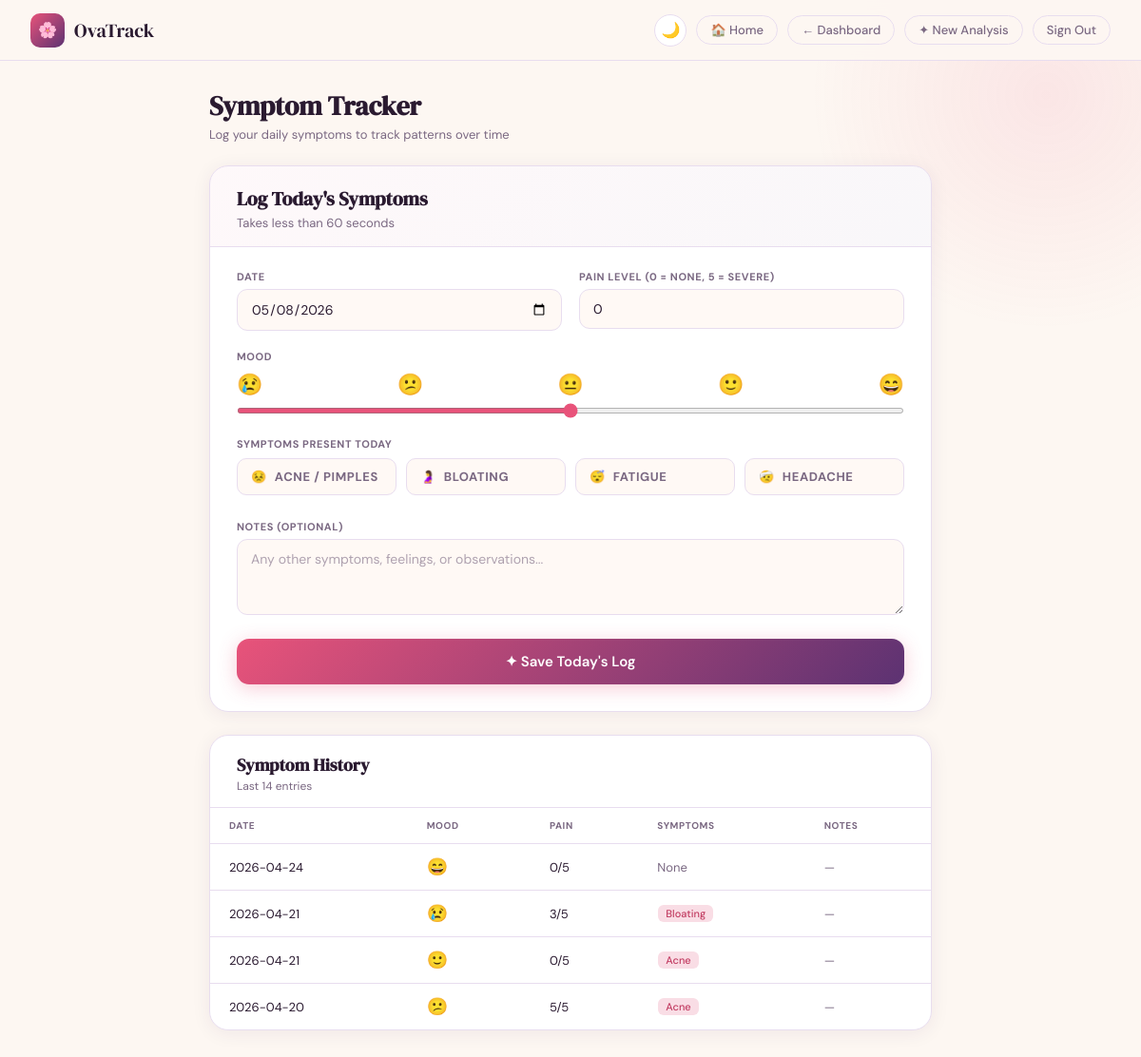
/symptoms (signed in), run on the app's committed database.
### tables this page shows
CREATE TABLE symptoms (
            id         INTEGER PRIMARY KEY AUTOINCREMENT,
            user_id    INTEGER NOT NULL,
            log_date   TEXT NOT NULL,
            mood       INTEGER,
            pain_level INTEGER,
            acne       INTEGER DEFAULT 0,
            bloating   INTEGER DEFAULT 0,
            fatigue    INTEGER DEFAULT 0,
            headache   INTEGER DEFAULT 0,
            notes      TEXT,
            created    TEXT DEFAULT (datetime('now'))
        );

### app.py (the view, shortened to what this page needs)
@app.route('/symptoms', methods=['GET','POST'])
@login_required
def symptoms():
    uid     = session['user_id']
    message = None
    with get_db() as db:
        logs = db.execute(
            "SELECT * FROM symptoms WHERE user_id=? ORDER BY log_date DESC LIMIT 14",(uid,)
        ).fetchall()
    return render_template('symptoms.html', logs=logs, message=message,
                           today=datetime.today().strftime('%Y-%m-%d'),
                           user_name=session.get('user_name',''))

### app.py (called while the page is built)
def get_db():
    conn = sqlite3.connect(DB)
    conn.row_factory = sqlite3.Row
    return conn

def login_required(f):
    @wraps(f)
    def decorated(*args, **kwargs):
        if not session.get('user_id'):
            return redirect(url_for('login'))
        return f(*args, **kwargs)
    return decorated

### templates/symptoms.html (shortened to what this page needs)
<!DOCTYPE html>
<html lang="en">
<head>
</head>
<body>
<header>
  <div class="logo">
    <div class="logo-icon">🌸</div>
    <div class="logo-text">OvaTrack</div>
  </div>
  <div class="nav-right">
    <button class="theme-btn" onclick="toggleTheme()" id="theme-btn">🌙</button>
    <a href="/go-home" class="nav-link">
      <span class="lang-en">🏠 Home</span><span class="lang-hi">🏠 होम</span>
    </a>
    <a href="/dashboard" class="nav-link">
      <span class="lang-en">← Dashboard</span><span class="lang-hi">← डैशबोर्ड</span>
    </a>
    <a href="/app" class="nav-link">
      <span class="lang-en">✦ New Analysis</span><span class="lang-hi">✦ नया विश्लेषण</span>
    </a>
    <a href="/signout" class="nav-link">
      <span class="lang-en">Sign Out</span><span class="lang-hi">साइन आउट</span>
    </a>
  </div>
</header>
<div class="page">
  <div class="page-title">
    <h1>
      <span class="lang-en">Symptom Tracker</span>
    </h1>
    <p>
      <span class="lang-en">Log your daily symptoms to track patterns over time</span>
    </p>
  </div>
  <div class="log-card">
    <div class="log-card-hdr">
      <h2>
        <span class="lang-en">Log Today's Symptoms</span>
      </h2>
      <p>
        <span class="lang-en">Takes less than 60 seconds</span>
      </p>
    </div>
    <div class="log-body">
      <form method="POST">
        <div class="form-row">
          <div>
            <label>
              <span class="lang-en">DATE</span>
            </label>
            <input type="date" name="log_date" value="{{ today }}" required>
          </div>
          <div>
            <label>
              <span class="lang-en">PAIN LEVEL (0 = NONE, 5 = SEVERE)</span>
            </label>
            <input type="number" name="pain_level" min="0" max="5" value="0">
          </div>
        </div>
        <div class="mood-row">
          <label>
            <span class="lang-en">MOOD</span>
          </label>
          <div class="mood-track">
            <span>😢</span><span>😕</span><span>😐</span><span>🙂</span><span>😄</span>
          </div>
          <input type="range" name="mood" min="1" max="5" value="3">
        </div>
        <div class="check-section">
          <label>
            <span class="lang-en">SYMPTOMS PRESENT TODAY</span>
          </label>
          <div class="check-grid">
            <label class="check-item">
              <div class="check-box">😣 <span class="lang-en">Acne / Pimples</span><span class="lang-hi">मुंहासे</span></div>
            </label>
            <label class="check-item">
              <div class="check-box">🤰 <span class="lang-en">Bloating</span><span class="lang-hi">सूजन</span></div>
            </label>
            <label class="check-item">
              <div class="check-box">😴 <span class="lang-en">Fatigue</span><span class="lang-hi">थकान</span></div>
            </label>
            <label class="check-item">
              <div class="check-box">🤕 <span class="lang-en">Headache</span><span class="lang-hi">सिरदर्द</span></div>
            </label>
          </div>
        </div>
        <div style="margin-bottom:20px">
          <label>
            <span class="lang-en">NOTES (OPTIONAL)</span>
          </label>
          <textarea name="notes" id="notes-area"></textarea>
        </div>
        <button type="submit" class="submit-btn">
          ✦ <span class="lang-en">Save Today's Log</span><span class="lang-hi">आज का लॉग सहेजें</span>
        </button>
      </form>
    </div>
  </div>
  <div class="hist-card">
    <div class="hist-hdr">
      <h2>
        <span class="lang-en">Symptom History</span>
      </h2>
      <p>
        <span class="lang-en">Last 14 entries</span>
      </p>
    </div>
    {% if logs %}
    <div style="overflow-x:auto">
      <table>
        <thead>
          <tr>
            <th><span class="lang-en">Date</span><span class="lang-hi">तारीख</span></th>
            <th><span class="lang-en">Mood</span><span class="lang-hi">मूड</span></th>
            <th><span class="lang-en">Pain</span><span class="lang-hi">दर्द</span></th>
            <th><span class="lang-en">Symptoms</span><span class="lang-hi">लक्षण</span></th>
            <th><span class="lang-en">Notes</span><span class="lang-hi">नोट्स</span></th>
          </tr>
        </thead>
        <tbody>
          {% set mood_emoji = ['😢','😕','😐','🙂','😄'] %}
          {% for s in logs %}
          <tr>
            <td>{{ s.log_date }}</td>
            <td style="font-size:18px">{{ mood_emoji[s.mood - 1] if s.mood and s.mood >= 1 and s.mood <= 5 else '😐' }}</td>
            <td>{{ s.pain_level }}/5</td>
            <td>
              {% if s.acne %}<span class="pill"><span class="lang-en">Acne</span><span class="lang-hi">मुंहासे</span></span>{% endif %}
              {% if s.bloating %}<span class="pill"><span class="lang-en">Bloating</span><span class="lang-hi">सूजन</span></span>{% endif %}
              {% if not s.acne and not s.bloating and not s.fatigue and not s.headache %}
                <span style="color:var(--muted)"><span class="lang-en">None</span><span class="lang-hi">कोई नहीं</span></span>
              {% endif %}
            </td>
            <td style="color:var(--muted);max-width:160px;overflow:hidden;white-space:nowrap;text-overflow:ellipsis">
              {{ s.notes or '—' }}
            </td>
          </tr>
          {% endfor %}
        </tbody>
      </table>
    </div>
    {% else %}
    <div class="no-data">
      <span class="lang-en">No symptoms logged yet. Use the form above to start tracking.</span>
      <span class="lang-hi">अभी तक कोई लक्षण लॉग नहीं। ट्रैकिंग शुरू करने के लिए ऊपर का फॉर्म भरें।</span>
    </div>
    {% endif %}
  </div>
</div>
</body>
</html>

### data on the page
symptoms: log_date "2026-04-24", mood "😄", pain_level "0", acne "None", notes "—"
symptoms: log_date "2026-04-21", mood "😢", pain_level "3", bloating "Bloating", notes "—"
symptoms: log_date "2026-04-21", mood "🙂", pain_level "0", acne "Acne", notes "—"
symptoms: log_date "2026-04-20", mood "😕", pain_level "5", acne "Acne", notes "—"
